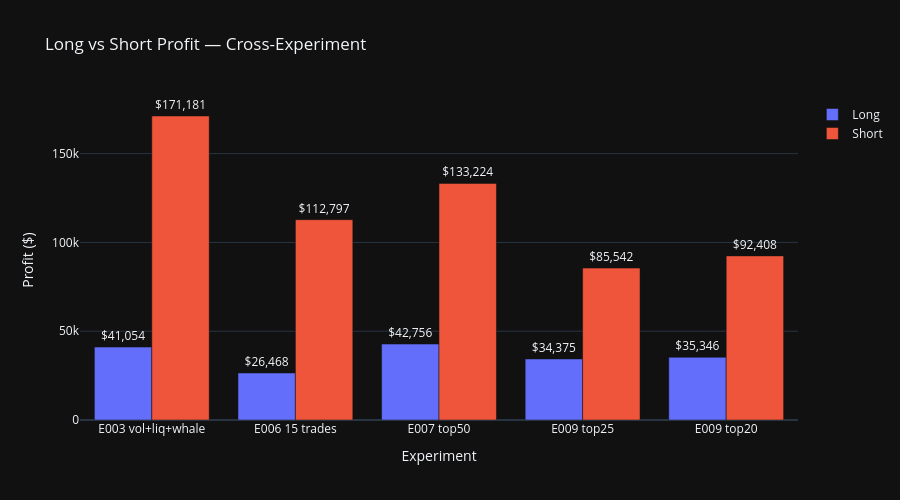

This figure's notebook cell:
### Code cell
# --- Long vs Short Profit — Grouped Bar ---

ls_data = []
for label in ARM_LABELS:
    t = all_trades[label].copy()
    if 'is_short' in t.columns:
        t['direction'] = t['is_short'].apply(lambda x: 'Short' if x else 'Long')
    else:
        t['direction'] = t['trade_direction'].apply(lambda x: 'Short' if 'short' in str(x).lower() else 'Long')
    for d in ['Long', 'Short']:
        profit = t.loc[t['direction'] == d, 'profit_abs'].sum()
        ls_data.append({'Experiment': label, 'Direction': d, 'Profit': profit})

ls_df = pd.DataFrame(ls_data)

fig = go.Figure()
for d, color in [('Long', '#636EFA'), ('Short', '#EF553B')]:
    subset = ls_df[ls_df['Direction'] == d]
    fig.add_trace(go.Bar(
        x=subset['Experiment'],
        y=subset['Profit'],
        name=d,
        marker_color=color,
        text=subset['Profit'].apply(lambda x: f'${x:,.0f}'),
        textposition='outside',
    ))

fig.update_layout(
    title='Long vs Short Profit — Cross-Experiment',
    xaxis_title='Experiment',
    yaxis_title='Profit ($)',
    barmode='group',
    template=TEMPLATE,
    height=500,
)
fig.show()

### Figure 1 — Plotly figure (JSON) as saved in the notebook; plotly's stock layout.template omitted (floating-point values rounded to 4 significant figures)
{"data": [{"marker": {"color": "#636EFA"}, "name": "Long", "text": ["$41,054", "$26,468", "$42,756", "$34,375", "$35,346"], "textposition": "outside", "type": "bar", "x": ["E003 vol+liq+whale", "E006 15 trades", "E007 top50", "E009 top25", "E009 top20"], "y": [41050.0, 26470.0, 42760.0, 34370.0, 35350.0]}, {"marker": {"color": "#EF553B"}, "name": "Short", "text": ["$171,181", "$112,797", "$133,224", "$85,542", "$92,408"], "textposition": "outside", "type": "bar", "x": ["E003 vol+liq+whale", "E006 15 trades", "E007 top50", "E009 top25", "E009 top20"], "y": [171200.0, 112800.0, 133200.0, 85540.0, 92410.0]}], "layout": {"barmode": "group", "height": 500, "title": {"text": "Long vs Short Profit — Cross-Experiment"}, "xaxis": {"title": {"text": "Experiment"}}, "yaxis": {"title": {"text": "Profit ($)"}}}}
